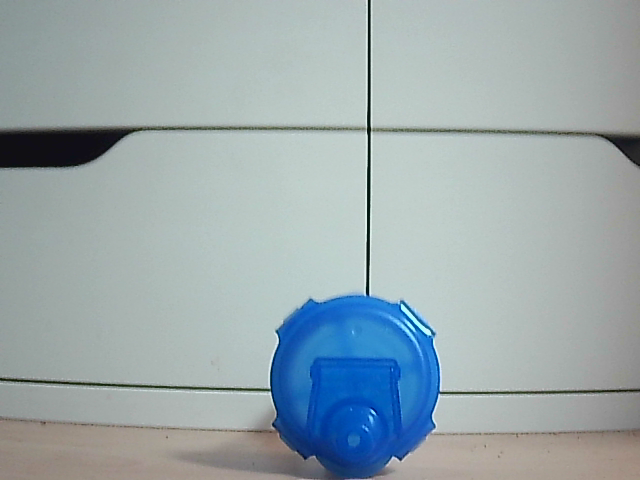
#> input picture src/ball_tracking/scripts/foryfory.png, 640 x 480 px
$ python -i ball_tracking.py   (imports and definitions only)
#> lines starting #> are read from the running program, lines starting #| are printed output that depends on the picture
### src/ball_tracking/scripts/TrackerHelper.py
class TrackerHelper():
    def __init__(self, focal_length,real_ball_radius):
#> further down, picture is the input picture: shape (480, 640, 3); mean B, G, R 172.5, 168.6, 154.4
        self.focal_length = focal_length
        self.real_ball_radius = real_ball_radius

    # focal length finder function
    # [12 lines left out: functions setFocalLength, getCoordinates, not called in this run]

    def getDistance(self,radius_in_frame):
        return self.focal_length * self.real_ball_radius / radius_in_frame
    # def initializeFocalLength(self):


### src/ball_tracking/scripts/ball_tracking.py
# USAGE
# python ball_tracking.py --video ball_tracking_example.mp4
# python ball_tracking.py

# import the necessary packages
from collections import deque
from imutils.video import VideoStream
import numpy as np
import cv2
import imutils
import time
from TrackerHelper import TrackerHelper

yellow_min = (21,116,106)
yellow_max = (31,255,255)
class Tracker():
	def __init__(self,
			  trackerHelper = TrackerHelper(real_ball_radius=3.75, focal_length=750.),
			# [8 lines of commented-out code are left out]
				yellowLower = (16,93,70),
				yellowUpper = (68,177,255)	):
		# trackerHelper = TrackerHelper(real_ball_radius=5., focal_length=277.)
		self.trackerHelper = trackerHelper

		# define the lower and upper boundaries of the "green"
		# ball in the HSV color space, then initialize the
		# list of tracked points
		# greenLower = (29, 86, 6)
		# greenUpper = (64, 255, 255)
		self.yellowLower = yellowLower
		self.yellowUpper = yellowUpper
		self.buffer = 64
		self.pts = deque(maxlen=self.buffer)


		# allow the camera or video file to warm up
		time.sleep(2.0)

	def callBack(self, frame_from_image_topic):
		radius = 0
		distance = 0
		x_real = 0
		# grab the current frame
		frame = frame_from_image_topic

		# resize the frame, blur it, and convert it to the HSV
		# color space
		# frame = imutils.resize(frame, width=600)
		blurred = cv2.GaussianBlur(frame, (11, 11), 0)
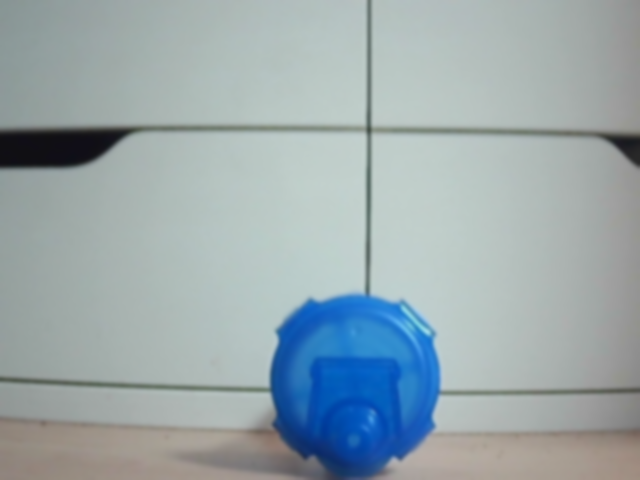
#> blurred: shape (480, 640, 3); mean B, G, R 172.5, 168.6, 154.4
		hsv = cv2.cvtColor(blurred, cv2.COLOR_BGR2HSV)
#> hsv: shape (480, 640, 3); mean H, S, V 77.1, 34.1, 176.2

		# construct a mask for the color "green", then perform
		# a series of dilations and erosions to remove any small
		# blobs left in the mask
		mask = cv2.inRange(hsv, self.yellowLower, self.yellowUpper)
#> mask: shape (480, 640); every value is 0
		mask = cv2.erode(mask, None, iterations=2)
		mask = cv2.dilate(mask, None, iterations=2)

		# find contours in the mask and initialize the current
		# (x, y) center of the ball
		cnts = cv2.findContours(mask.copy(), cv2.RETR_EXTERNAL,
			cv2.CHAIN_APPROX_SIMPLE)
#> cnts = 0 contours
		cnts = imutils.grab_contours(cnts)
#> cnts = []
		center = None
		rows = frame.shape[0]
#> rows = 480
		cols = frame.shape[1]
#> cols = 640
		size = min([rows, cols])
#> size = 480
		center_x = int(cols/2.0)
#> center_x = 320
		center_y = int(rows/2.0)
#> center_y = 240
		# print(f"shape: {frame.shape}")

		line_length = int(size*0.3)
#> line_length = 144

		#-- X
		frame = cv2.line(frame, (center_x, center_y), (center_x+line_length, center_y), (0,0,255), 2)
		#-- Y
		frame = cv2.line(frame, (center_x, center_y), (center_x, center_y+line_length), (0,255,0), 2)
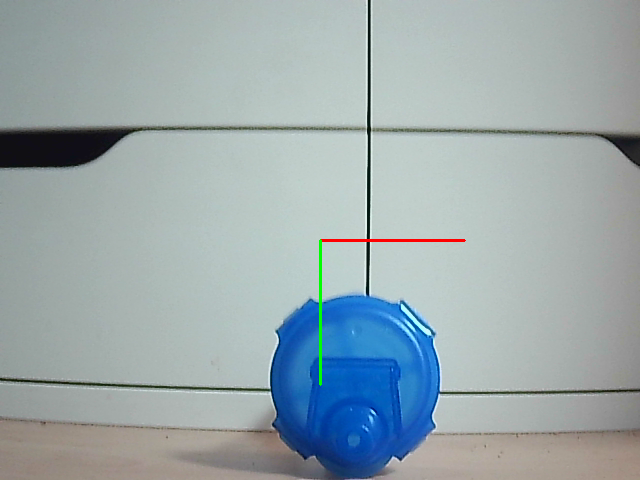
#> frame: shape (480, 640, 3); mean B, G, R 172, 168.4, 154.4

		# only proceed if at least one contour was found
		if len(cnts) > 0:
			# find the largest contour in the mask, then use
			# it to compute the minimum enclosing circle and
			# centroid
			c = max(cnts, key=cv2.contourArea)
			((x, y), radius) = cv2.minEnclosingCircle(c)
			M = cv2.moments(c)
			center = (int(M["m10"] / M["m00"]), int(M["m01"] / M["m00"]))

			# only proceed if the radius meets a minimum size
			if radius > 0:
				# draw the circle and centroid on the frame,
				# then update the list of tracked points
				cv2.circle(frame, (int(x), int(y)), int(radius),
					(0, 255, 255), 2)
				cv2.circle(frame, center, 5, (0, 0, 255), -1)
				# self.trackerHelper.setFocalLength(30.,radius)
				# print(f"focal_length = {self.trackerHelper.focal_length}")
				distance, x_real = self.trackerHelper.getCoordinates(radius,x,center_x)
				# print(f"Distance = {distance},Radius = {radius}")

		# update the points queue
		self.pts.appendleft(center)

		# loop over the set of tracked points
		for i in range(1, len(self.pts)):
			# if either of the tracked points are None, ignore
			# them
			if self.pts[i - 1] is None or self.pts[i] is None:
				continue

			# otherwise, compute the thickness of the line and
			# draw the connecting lines
			thickness = int(np.sqrt(self.buffer / float(i + 1)) * 2.5)
			cv2.line(frame, self.pts[i - 1], self.pts[i], (0, 0, 255), thickness)

		# show the frame to our screen
		#cv2.imshow("Ball detection", frame)
		return {"frame": frame, "distance":distance, "radius":radius, "x":x_real}

>>> import cv2
>>> picture = cv2.imread('foryfory.png')
>>> result = Tracker().callBack(picture)
#> result = 4 items
